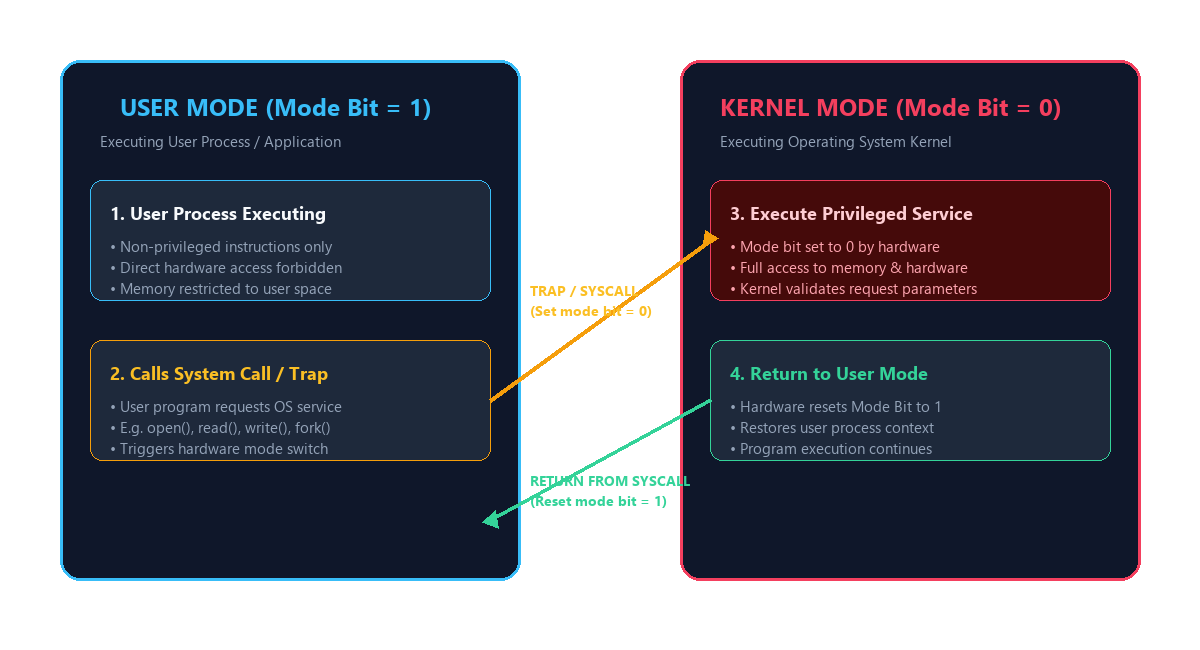
#> input picture assets/presentation/dual_mode.png, 1200 x 650 px
$ python -i cinematic_bg.py   (imports and definitions only)
#> lines starting #> are read from the running program, lines starting #| are printed output that depends on the picture
#> further down, picture is the input picture: PIL image 1200x650 RGBA; mean R, G, B, A 27.8, 31.9, 48.7, 157.9
"""
assets/presentation/cinematic_bg.py
Generates 15 high-resolution (1920x1080) cinematic dark tech background images
with glowing circuits, dark vignettes, ambient lighting, and hardware textures.
"""

import os
import math
import random
from PIL import Image, ImageDraw, ImageFilter

BG_DIR = os.path.join(os.path.dirname(os.path.abspath(__file__)), "cinematic_bgs")
# [1 line not run here, left out]

# [86 lines left out: functions create_base_canvas, add_glow_orb, add_cyber_grid, add_circuit_traces, not called in this run]

def add_dark_vignette(img, intensity=0.75):
    """Applies a heavy cinematic dark vignette around borders."""
#> called with intensity = 0.75
    width, height = img.size
    vignette = Image.new("RGBA", (width, height), (0, 0, 0, 0))
#> vignette: PIL image 1200x650 RGBA; every value is 0
    draw = ImageDraw.Draw(vignette)

    # Corner gradients
    max_dist = math.sqrt((width/2)**2 + (height/2)**2)
    for i in range(50):
        factor = i / 50
        r_w = width * (1 - factor * 0.5)
        r_h = height * (1 - factor * 0.5)
        alpha = int(255 * intensity * (factor**1.8))
        draw.ellipse([width/2 - r_w/2, height/2 - r_h/2, width/2 + r_w/2, height/2 + r_h/2], outline=(0, 0, 0, alpha), width=int(width//45))

    vignette = vignette.filter(ImageFilter.GaussianBlur(radius=60))
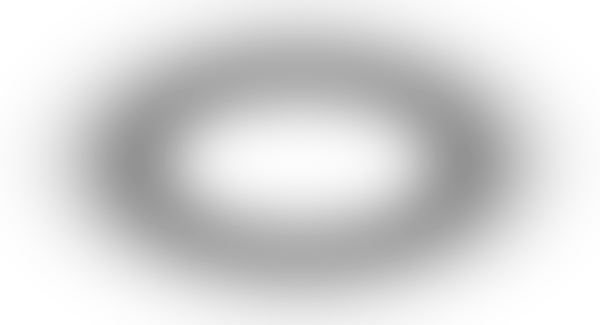
#> vignette: PIL image 1200x650 RGBA (shown at 1/2 size); mean R, G, B, A 0, 0, 0, 39.4; transparent parts drawn white
    img_rgba = img.convert("RGBA")
    img_rgba = Image.alpha_composite(img_rgba, vignette)
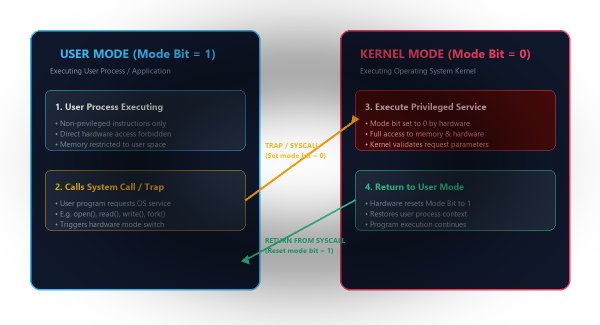
#> img_rgba: PIL image 1200x650 RGBA (shown at 1/2 size); mean R, G, B, A 18.4, 19.7, 28.7, 165.8; transparent parts drawn white
    return img_rgba.convert("RGB")
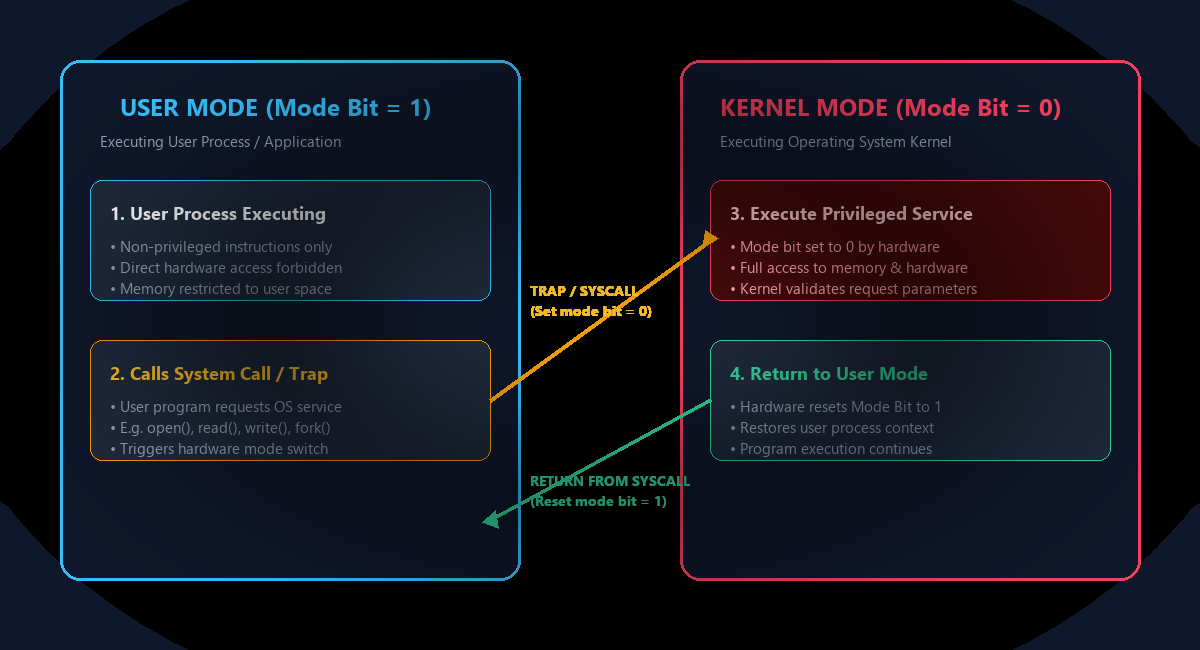
#> returned value: PIL image 1200x650 RGB; mean R, G, B 18.4, 19.7, 28.7

# [36 lines left out: function generate_cinematic_backgrounds, not called in this run]

# [2 lines not run here, left out]

>>> from PIL import Image
>>> picture = Image.open('dual_mode.png')
>>> result = add_dark_vignette(picture)

$ run again, on assets/presentation/multicore_chip.png
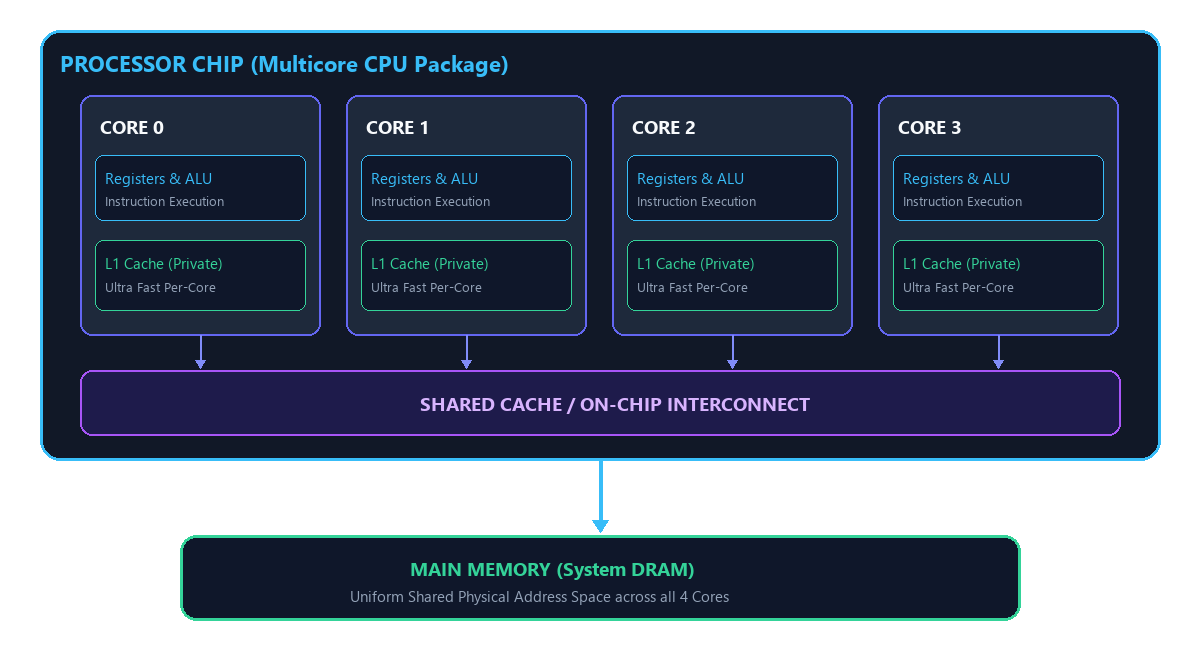
#> input picture assets/presentation/multicore_chip.png, 1200 x 650 px
#> picture is the input picture: PIL image 1200x650 RGBA; mean R, G, B, A 23.3, 34.6, 56.8, 181.5
#> in add_dark_vignette, `img_rgba = Image.alpha_composite(img_rgba, vignette)`:
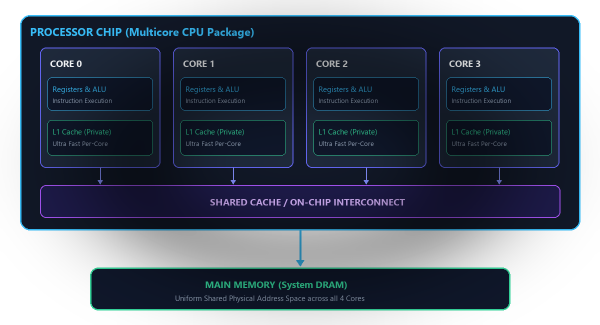
#> img_rgba: PIL image 1200x650 RGBA (shown at 1/2 size); mean R, G, B, A 16.3, 24.3, 38.8, 188.2; transparent parts drawn white
#> in add_dark_vignette, `return img_rgba.convert("RGB")`:
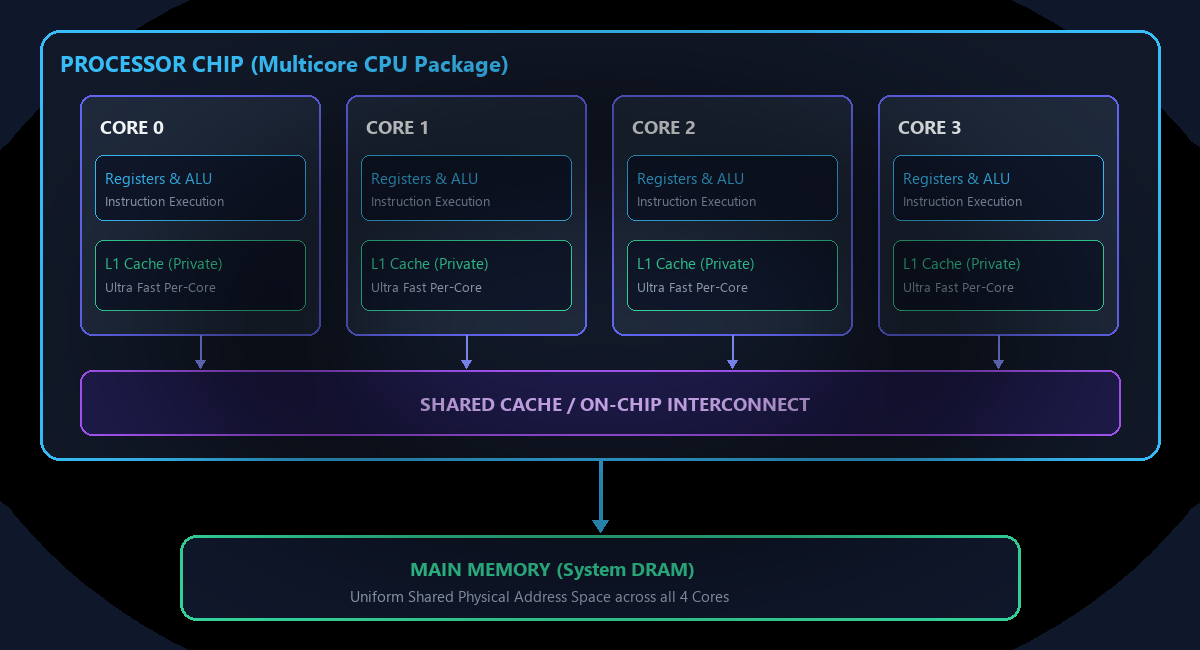
#> returned value: PIL image 1200x650 RGB; mean R, G, B 16.3, 24.3, 38.8

$ run again, on assets/presentation/storage_hierarchy.png
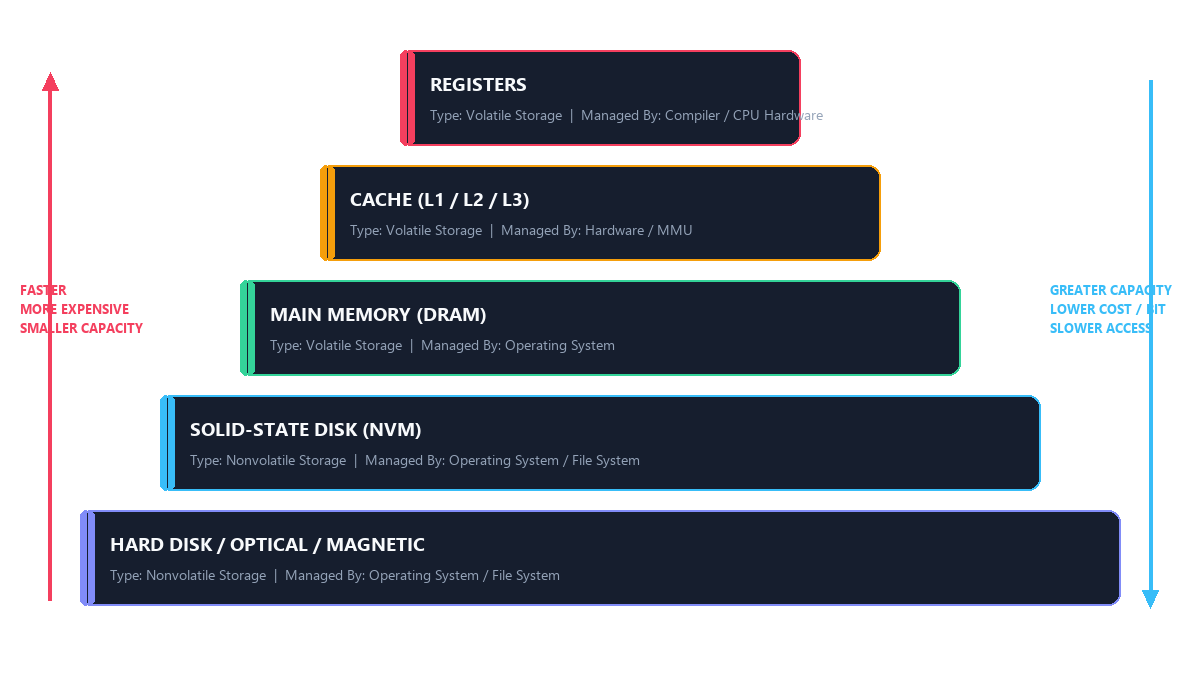
#> input picture assets/presentation/storage_hierarchy.png, 1200 x 680 px
#> picture is the input picture: PIL image 1200x680 RGBA; mean R, G, B, A 24.7, 32.9, 50.6, 110.3
#> in add_dark_vignette, `img_rgba = Image.alpha_composite(img_rgba, vignette)`:
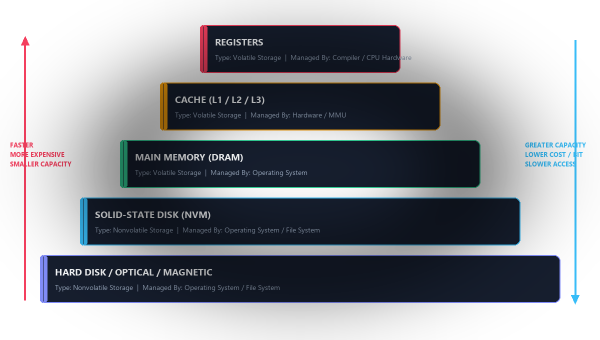
#> img_rgba: PIL image 1200x680 RGBA (shown at 1/2 size); mean R, G, B, A 13.7, 17.1, 23.9, 125.4; transparent parts drawn white
#> in add_dark_vignette, `return img_rgba.convert("RGB")`:
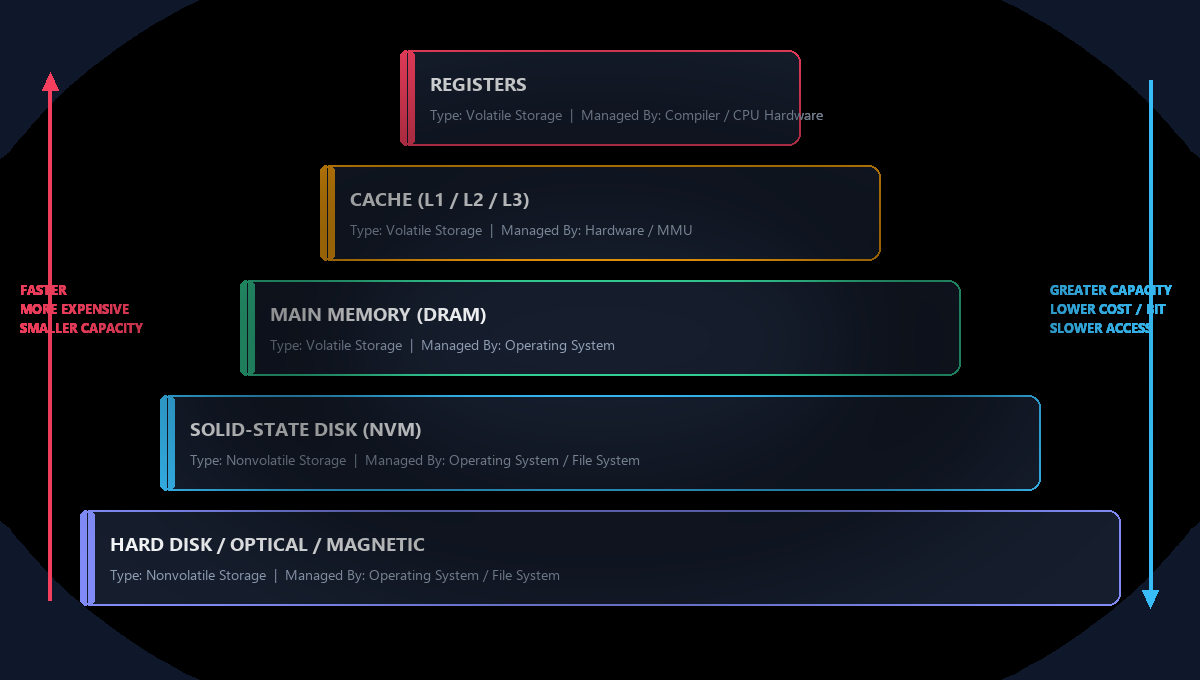
#> returned value: PIL image 1200x680 RGB; mean R, G, B 13.7, 17.1, 23.9
